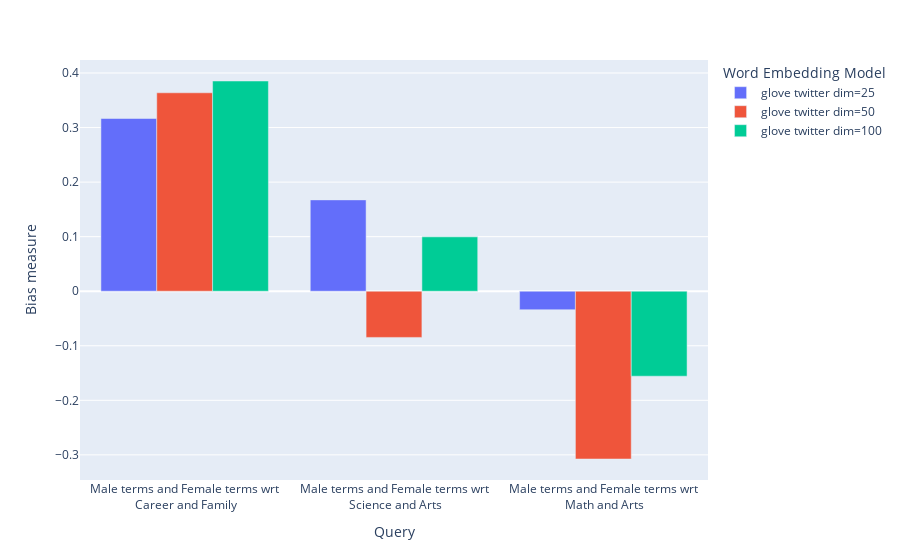

The cell this chart's notebook holds for it:
### Markdown cell above
### Plot the results in a barplot

The library also provides an easy way to plot the results obtained from a `run_queries` execution into a `plotly` braplot.

### Code cell
from wefe.utils import plot_queries_results, run_queries

# Plot the results
plot_queries_results(WEAT_gender_results).show()

### Figure 1 — Plotly figure (JSON) as saved in the notebook; plotly's stock layout.template omitted (floating-point values rounded to 4 significant figures)
{"data": [{"alignmentgroup": "True", "hovertemplate": "Word Embedding Model=glove twitter dim=25<br>query_name=%{x}<br>value=%{y}<extra></extra>", "legendgroup": "glove twitter dim=25", "marker": {"color": "#636efa", "pattern": {"shape": ""}}, "name": "glove twitter dim=25", "offsetgroup": "glove twitter dim=25", "orientation": "v", "showlegend": true, "textposition": "auto", "type": "bar", "x": ["Male terms and Female terms wrt<br> Career and Family", "Male terms and Female terms wrt<br> Science and Arts", "Male terms and Female terms wrt<br> Math and Arts"], "xaxis": "x", "y": [0.3166, 0.1674, -0.03391], "yaxis": "y"}, {"alignmentgroup": "True", "hovertemplate": "Word Embedding Model=glove twitter dim=50<br>query_name=%{x}<br>value=%{y}<extra></extra>", "legendgroup": "glove twitter dim=50", "marker": {"color": "#EF553B", "pattern": {"shape": ""}}, "name": "glove twitter dim=50", "offsetgroup": "glove twitter dim=50", "orientation": "v", "showlegend": true, "textposition": "auto", "type": "bar", "x": ["Male terms and Female terms wrt<br> Career and Family", "Male terms and Female terms wrt<br> Science and Arts", "Male terms and Female terms wrt<br> Math and Arts"], "xaxis": "x", "y": [0.3637, -0.08469, -0.3076], "yaxis": "y"}, {"alignmentgroup": "True", "hovertemplate": "Word Embedding Model=glove twitter dim=100<br>query_name=%{x}<br>value=%{y}<extra></extra>", "legendgroup": "glove twitter dim=100", "marker": {"color": "#00cc96", "pattern": {"shape": ""}}, "name": "glove twitter dim=100", "offsetgroup": "glove twitter dim=100", "orientation": "v", "showlegend": true, "textposition": "auto", "type": "bar", "x": ["Male terms and Female terms wrt<br> Career and Family", "Male terms and Female terms wrt<br> Science and Arts", "Male terms and Female terms wrt<br> Math and Arts"], "xaxis": "x", "y": [0.3854, 0.09963, -0.1558], "yaxis": "y"}], "layout": {"autosize": true, "barmode": "group", "legend": {"title": {"text": "Word Embedding Model"}, "tracegroupgap": 0}, "margin": {"t": 60}, "xaxis": {"anchor": "y", "autorange": true, "domain": [0, 1], "range": [-0.5, 2.5], "title": {"text": "Query"}, "type": "category"}, "yaxis": {"anchor": "x", "autorange": true, "domain": [0, 1], "range": [-0.3461, 0.4238], "title": {"text": "Bias measure"}, "type": "linear"}}}
